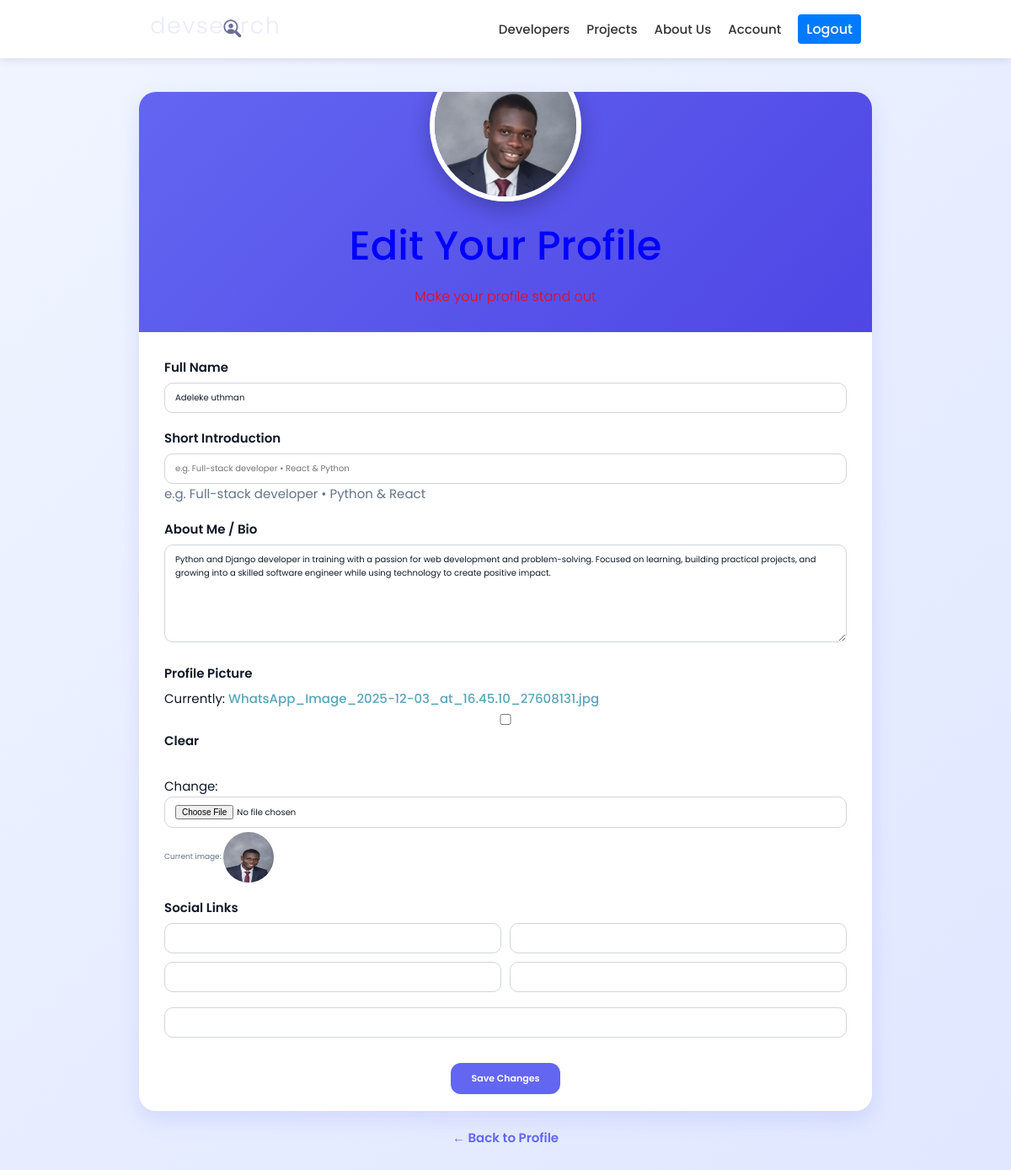
Page /users/account/edit/ (signed in) on the committed database.
### users/models.py (models this page shows, shortened)
class Profile(models.Model):
    user = models.OneToOneField(User, on_delete=models.CASCADE, null=True, blank=True)
    name = models.CharField(max_length=200, blank=True, null=True)
    username = models.CharField(max_length=200, blank=True, null=True)
    email = models.EmailField(max_length=500, blank=True,null=True)
    location = models.CharField(max_length=200, blank=True, null=True)
    short_intro = models.CharField(max_length=500, blank=True,null=True)
    bio = models.TextField(blank=True, null=True)
    profile_image = models.ImageField(null=True, blank=True)
    social_github = models.CharField(max_length=200, blank=True, null=True)
    social_twitter = models.CharField(max_length=200, blank=True, null=True)
    social_linkedin = models.CharField(max_length=200, blank=True, null=True)
    social_website = models.CharField(max_length=200, blank=True, null=True)
    created = models.DateField(auto_now_add=True)
    id = models.UUIDField(default=uuid.uuid4, unique=True, primary_key=True,editable=False)

### users/views.py (the view)
# urls.py: path('account/edit/', views.editAccount, name='edit-account'),
@login_required(login_url='login')
def editAccount(request):
    profile = request.user.profile
    if request.method == 'POST':
        form = ProfileForm(request.POST, request.FILES, instance=profile)
        if form.is_valid():
            form.save()
            return redirect('account')  # or your profile page
    else:
        initial_skills = ', '.join(profile.skill_set.values_list('name', flat=True))
        form = ProfileForm(instance=profile, initial={'new_skills': initial_skills})
    context = {
        'form': form,
        'profile': profile,
    }
    return render(request, 'users/edit-account.html', context)

### users/forms.py
class ProfileForm(forms.ModelForm):
    class Meta:
        model = Profile
        fields = [
            'name', 'username', 'email', 'short_intro', 'bio',
            'profile_image', 'social_github', 'social_twitter',
            'social_linkedin', 'social_website', 'location'
        ]
        widgets = {
            'bio': forms.Textarea(attrs={'rows': 6}),
            'short_intro': forms.TextInput(attrs={'placeholder': 'e.g. Full-stack developer • React & Python'}),
        }

### users/templates/users/edit-account.html (shortened to what this page needs)
{% extends 'main.html' %}
{% load static %}
{% block content %}
<div class="edit-container">
  <div class="edit-card">
    <div class="edit-header">
      <div class="avatar-wrapper">
        {% if profile.profile_image %}
          <img src="{{ profile.profile_image.url }}" alt="Profile" class="avatar-preview">
        {% else %}
          <div class="avatar-preview" style="background: linear-gradient(135deg, #818cf8, #6366f1); display:flex; align-items:center; justify-content:center; color:white; font-size:5rem;">
            {{ profile.name|default:profile.user.username|slice:":1"|upper }}
          </div>
        {% endif %}
      </div>
      <h1>Edit Your Profile</h1>
      <p style="opacity:0.9; margin-top:0.8rem;">Make your profile stand out</p>
    </div>
    <div class="form-section">
      <form method="post" enctype="multipart/form-data">
        <div class="form-group">
          <label for="id_name">Full Name</label>
          {{ form.name }}
        </div>
        <div class="form-group">
          <label for="id_short_intro">Short Introduction</label>
          {{ form.short_intro }}
          <small style="color:var(--text-light);">e.g. Full-stack developer • Python & React</small>
        </div>
        <div class="form-group">
          <label for="id_bio">About Me / Bio</label>
          {{ form.bio }}
        </div>
        <div class="form-group">
          <label for="id_profile_image">Profile Picture</label>
          {{ form.profile_image }}
          {% if profile.profile_image %}
            <div class="current-image-hint">
              Current image: <img src="{{ profile.profile_image.url }}" style="width:60px; height:60px; border-radius:50%; vertical-align:middle;">
            </div>
          {% endif %}
        </div>
        <div class="form-group">
          <label>Social Links</label>
          <div style="display:grid; gap:1rem; grid-template-columns:repeat(auto-fit, minmax(300px, 1fr));">
            {{ form.social_github }}
            {{ form.social_twitter }}
            {{ form.social_linkedin }}
            {{ form.social_website }}
          </div>
        </div>
        <div class="form-group">
          {{ form.location }}
        </div>
        <div style="text-align:center; margin-top:3rem;">
          <button type="submit" class="btn-save">Save Changes</button>
        </div>
      </form>
    </div>
  </div>
  <div style="text-align:center; margin-top:2rem;">
    <a href="{% url 'account' %}" style="color:var(--primary); font-weight:600; text-decoration:none;">
      ← Back to Profile
    </a>
  </div>
</div>
{% endblock content %}

### static/styles/main.css (style rules this page uses)
h1 { color: blue; }
p { color: red; }
body { background-color: lightgrey; }

### static/uikit/styles/modules/_variables.css (style rules this page uses)
:root { --color-main: #5aa5b9; --color-main-light: #e6faff; --color-sub: #3f4156; --color-sub-light: #51546e; --color-sub-lighter: #ededfd; --color-text: #737373; --color-gray: #8b8b8b; --color-light: #e5e7eb; --color-light-gray: #767676; --color-bg: #f8fafd; --color-white: #fffefd; --color-white-light: #f3f3f3; --color-success: #359e64; --color-success-bg: #def8e8; --color-error: #fc4b0b; --color-error-bg: #fff2ee; --font-base: 'Poppins', arial, helvetica, 'Segoe UI', roboto, ubuntu, sans-serif; --font-monospace: 'Fira Code', 'Courier New', courier, monospace; --font-regular: 300; --font-medium: 500; --font-bold: 700; --generic-shadow: 1px 1px 5px #00000010; --generic-transition: all 0.3s ease-in-out; }

### static/uikit/styles/modules/_base.css (style rules this page uses)
* { margin: 0; padding: 0; box-sizing: border-box; text-rendering: optimizeLegibility; color: inherit; font-size: inherit; }
html { font-size: 50%; }
@media only screen and (min-width: 480px) { html { font-size: 56.25%; } }
@media only screen and (min-width: 1200px) { html { font-size: 62.5%; } }
body { line-height: 1.6; font-weight: 400; font-size: 1.5rem; color: var(--color-text); background-color: var(--color-bg); min-height: 100vh; }

### static/uikit/styles/modules/_typography.css (style rules this page uses)
* { font-family: var(--font-base); }
h1 { font-size: 4.8rem; font-weight: var(--font-medium); }
p, span, strong { font-size: 1.6rem; color: var(--color-text); font-weight: var(--font-regular); }
a { padding-bottom: 2px; text-decoration: none; display: inline-block; color: var(--color-main); font-weight: var(--font-medium); }

### users/templates/users/edit-account.html (style rules this page uses)
:root { --primary: #6366f1; --primary-dark: #4f46e5; --primary-light: #818cf8; --bg-start: #f0f5ff; --bg-end: #e0e7ff; --card: #ffffff; --text: #111827; --text-light: #64748b; --border: #d1d5db; --shadow: 0 10px 25px rgba(99, 102, 241, 0.15); }
body { background: linear-gradient(135deg, var(--bg-start) 0%, var(--bg-end) 100%); color: var(--text); min-height: 100vh; }
.edit-container { max-width: 900px; margin: 4rem auto; padding: 0 1.5rem; }
.edit-card { background: var(--card); border-radius: 20px; box-shadow: var(--shadow); overflow: hidden; }
.edit-header { background: linear-gradient(135deg, var(--primary) 0%, var(--primary-dark) 100%); color: white; padding: 4rem 3rem 3rem; text-align: center; position: relative; }
.avatar-wrapper { position: relative; width: 180px; height: 180px; margin: -90px auto 1.5rem; }
.avatar-preview { width: 100%; height: 100%; border-radius: 50%; object-fit: cover; border: 6px solid white; box-shadow: 0 8px 25px rgba(0,0,0,0.25); }
.form-section { padding: 3rem 3rem 2rem; }
.form-group { margin-bottom: 1.8rem; }
label { display: block; margin-bottom: 0.6rem; font-weight: 600; color: var(--text); }
input, textarea, select { width: 100%; padding: 0.9rem 1.2rem; border: 1px solid var(--border); border-radius: 10px; font-size: 1rem; transition: all 0.25s; }
.btn-save { background: var(--primary); color: white; border: none; padding: 1rem 2.5rem; border-radius: 12px; font-size: 1.1rem; font-weight: 600; cursor: pointer; transition: all 0.3s; }
.current-image-hint { font-size: 0.9rem; color: var(--text-light); margin-top: 0.5rem; }

### rows in the picture
Profile: profile_image (picture), name "Adeleke uthman", bio "Python and Django developer in training with a passion for web development and problem-solving. Focused on learning, building practical projects, and growing into a skilled software engineer while using technology to create positive impact."
